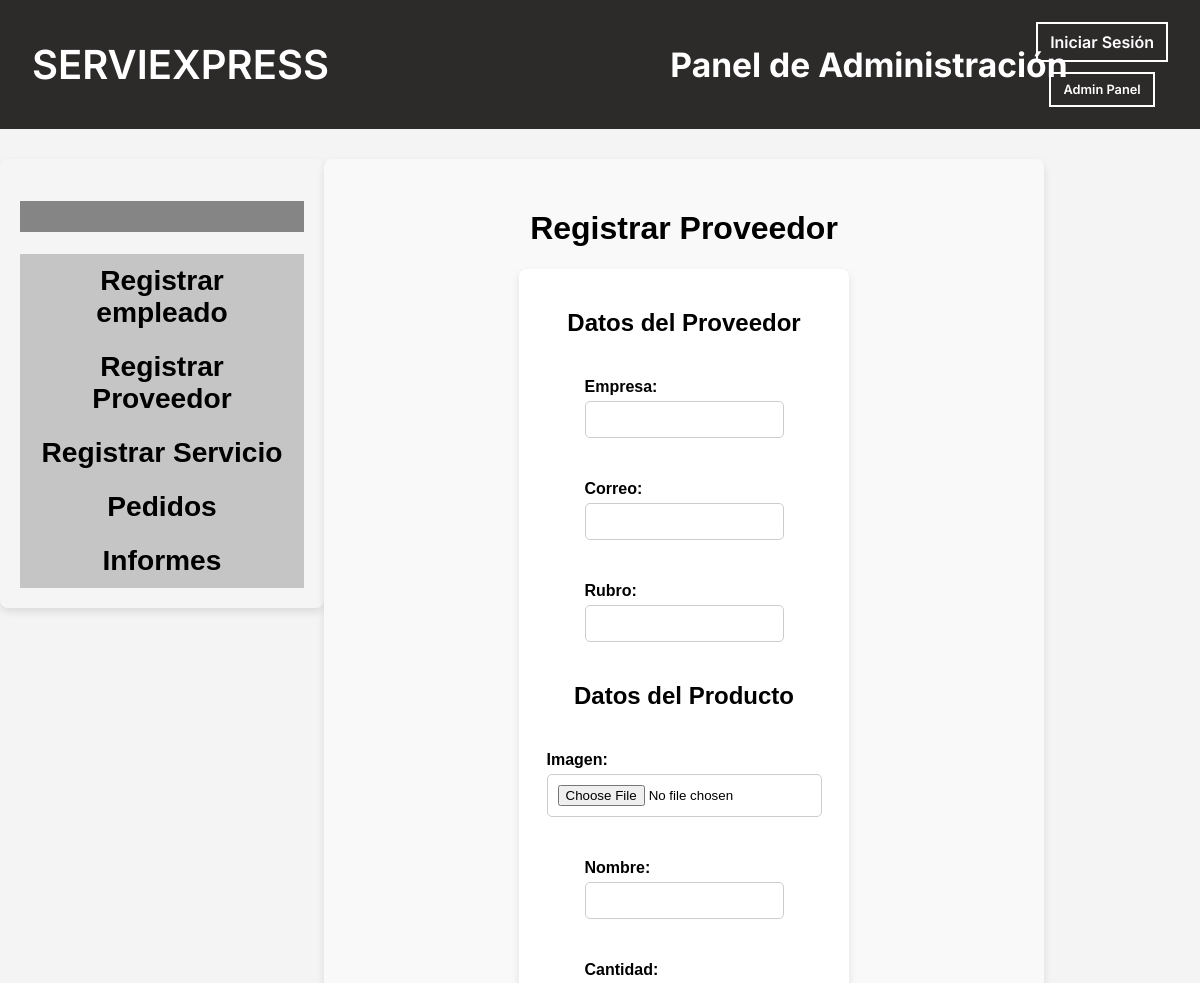
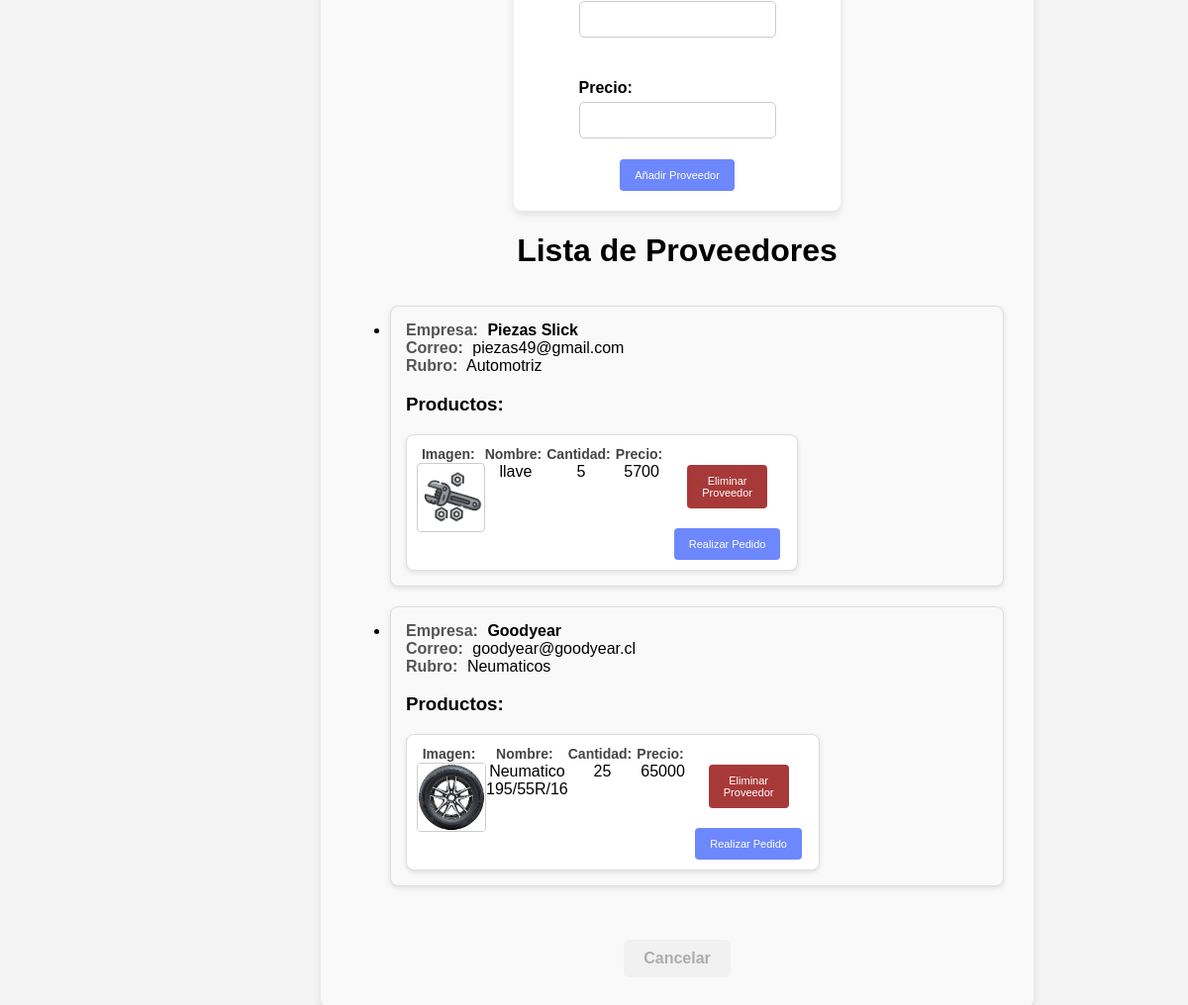
Screenshot of /proveedores/ with the database file from the repository (2 pictures, top to bottom).
### coreapp/models.py (models this page shows, shortened)
class Proveedor(models.Model):
    empresa = models.CharField(max_length=100)
    correo = models.EmailField()
    rubro = models.CharField(max_length=100)

class Producto(models.Model):
    proveedor = models.ForeignKey(Proveedor, on_delete=models.CASCADE, related_name='productos')
    imagen = models.ImageField(upload_to='productos/', null=True, blank=True)
    nombre = models.CharField(max_length=100)
    cantidad = models.PositiveIntegerField()
    precio = models.DecimalField(max_digits=10, decimal_places=2, null=True, blank=True)

### coreapp/views.py (the view)
# urls.py: path('proveedores/', views.registro_proveedor, name='registro_proveedor'),
def registro_proveedor(request):
    if request.method == 'POST':
        proveedor_form = ProveedorForm(request.POST)
        producto_form = ProductoForm(request.POST, request.FILES)
        if proveedor_form.is_valid() and producto_form.is_valid():
            proveedor = proveedor_form.save()
            producto = producto_form.save(commit=False)
            producto.proveedor = proveedor
            producto.save()
            return redirect('registro_proveedor')
    else:
        proveedor_form = ProveedorForm()
        producto_form = ProductoForm()
    proveedores = Proveedor.objects.prefetch_related('productos').all()
    return render(request, 'coreapp/panel/registro-proveedor.html', {
        'proveedor_form': proveedor_form,
        'producto_form': producto_form,
        'proveedores': proveedores,
    })

### coreapp/forms.py
class ProveedorForm(forms.ModelForm):
    class Meta:
        model = Proveedor
        fields = ['empresa', 'correo', 'rubro']

class ProductoForm(forms.ModelForm):
    class Meta:
        model = Producto
        fields = ['imagen', 'nombre', 'cantidad', 'precio']

### coreapp/templates/coreapp/panel/registro-proveedor.html (shortened to what this page needs)
{% load static %}
<!DOCTYPE html>
<html lang="es">
<head>
    <link rel="stylesheet" href="{% static 'coreapp/css/styles.css' %}">
    <link rel="stylesheet" href="{% static 'coreapp/css/adminpanel.css' %}">
    <link rel="stylesheet" href="{% static 'coreapp/css/popup.css' %}">
    <link rel="stylesheet" href="{% static 'coreapp/css/proveedores.css' %}">
</head>
<body>
    <nav class="navbar">
        <div class="navbar-left">
            <a href="{% url 'home' %}" class="logo-link">
                <h1>SERVIEXPRESS</h1>
            </a>
            <div class="two-services">
                <h2>Panel de Administración</h2>
            </div>
        </div>
        <div class="navbar-right">
            {% if user.is_authenticated %}
                <span>Bienvenido, {{ user.nombre_completo }}</span>
                <a href="{% url 'logout' %}">
                    <button class="login-button">Cerrar Sesión</button>
                </a>
            {% else %}
                <a href="{% url 'login' %}">
                    <button class="login-button">Iniciar Sesión</button>
                </a>
                <a href="{% url 'adminlogin' %}">
                    <button class="admin-button">Admin Panel</button>
                </a>
            {% endif %}
        </div>
    </nav>
    <div class="main-container">
        <div class="services-container">
            <div class="name">
                <h2><span class="tittle">{{ user.username }}</span></h2>
            </div>
            <div class="recuadros">
                <a href="{% url 'registro_empleado' %}">
                    <button class="btn-panel">Registrar empleado</button>
                </a>
            </div>
            <div class="recuadros">
                <a href="{% url 'registro_proveedor' %}">
                    <button class="btn-panel">Registrar Proveedor</button>
                </a>
            </div>
            <div class="recuadros">
                <a href="{% url 'registro_servicio' %}">
                    <button class="btn-panel">Registrar Servicio</button>
                </a>
            </div>
            <div class="recuadros">
                <a href="{% url 'verpedidos' %}">
                    <button class="btn-panel">Pedidos</button>
                </a>
            </div>
            <div class="recuadros">
                <a href="{% url 'informes' %}">
                    <button class="btn-panel">Informes</button>
                </a>
            </div>
        </div>
        <div class="container2">
            <h1>Registrar Proveedor</h1>
    <form method="post" enctype="multipart/form-data" class="container">
        <h2>Datos del Proveedor</h2>
        {{ proveedor_form.as_p }}
        <h2>Datos del Producto</h2>
        {{ producto_form.as_p }}
        <button type="submit" class="btn-submit">Añadir Proveedor</button>
    </form>
    <h1>Lista de Proveedores</h1>
    <ul class="proveedores-lista">
        {% for proveedor in proveedores %}
            <li>
                <div class="campo">
                    <span class="campo-titulo">Empresa:</span>
                    <strong>{{ proveedor.empresa }}</strong>
                </div>
                <div class="campo">
                    <span class="campo-titulo">Correo:</span>
                    {{ proveedor.correo }}
                </div>
                <div class="campo">
                    <span class="campo-titulo">Rubro:</span>
                    {{ proveedor.rubro }}
                </div>
                <h3>Productos:</h3>
                <div class="productos-contenedor">
                    {% for producto in proveedor.productos.all %}
                        <div class="producto-item">
                            <div class="campo">
                                <span class="campo-titulo">Imagen:</span>
                                <img src="{{ producto.imagen.url }}" alt="{{ producto.nombre }}">
                            </div>
                            <div class="campo">
                                <span class="campo-titulo">Nombre:</span>
                                {{ producto.nombre }}
                            </div>
                            <div class="campo">
                                <span class="campo-titulo">Cantidad:</span>
                                {{ producto.cantidad }}
                            </div>
                            <div class="campo">
                                <span class="campo-titulo">Precio:</span>
                                {{ producto.precio|floatformat:0 }}
                            </div>
                            <div class="btn-two">
                                <form method="POST" action="{% url 'eliminar_proveedor' proveedor.id %}">
                                    <button type="submit" class="btn-eliminar">Eliminar Proveedor</button>
                                </form>
                                <a href="{% url 'realizar_pedido' proveedor.id %}">
                                    <button class="btn-pedido">Realizar Pedido</button>
                                </a>
                            </div>
                        </div>
                    {% endfor %}
                </div>
            </li>
        {% endfor %}
    </ul>
            <br>
            <button class="cancelar-button" onclick="window.history.back()">Cancelar</button>
        </div>
    </div>
</body>
</html>

### coreapp/static/coreapp/css/styles.css (style rules this page uses)
body { font-family: Arial, sans-serif; margin: 0; padding: 0; background-color: #f4f4f4; }
.navbar { display: flex; justify-content: space-between; align-items: center; background-color: #2D2A2A; color: white; padding: 1em 2em; font-family: 'Inter', sans-serif; flex-wrap: wrap; margin-bottom: 2.5%; }
.navbar-left { display: flex; align-items: center; }
.navbar-left h1 { margin: 0; font-size: 2.5em; font-weight: 600; transition: text-shadow 0.3s ease; margin-right: 20px; }
.two-services { display: flex; gap: 55px; margin-left: 85px; }
.navbar-right { display: flex; flex-direction: column; align-items: center; }
.login-button, .admin-button { background-color: transparent; color: white; border: 2px solid white; padding: 8px 12px; margin: 5px 0; cursor: pointer; font-size: 1em; font-weight: 600; font-family: 'Inter', sans-serif; text-align: center; }
.admin-button { font-size: 0.8em; }
.logo-link { text-decoration: none; color: white; }
* { box-sizing:border-box }

### coreapp/static/coreapp/css/adminpanel.css (style rules this page uses)
.services-container { max-width: 100%; background-color: #D9D9D9; border-radius: 8px; box-shadow: 0px 4px 8px rgba(0, 0, 0, 0.1); margin-bottom: 5%; text-align: center; margin: 0; display: inline-block; flex-wrap: wrap; justify-content: center; gap: 0; max-height: 100%; }
.two-services { margin-left: 45%; max-width: 100%; white-space: nowrap; font-size: 1.4em; }
.recuadros { background-color: #C5C5C5; text-align: center; font-size: 1.1em; margin: 0; padding: 10px; flex: 1 1 calc(33% - 10px); box-sizing: border-box; }
.name { text-align: center; background-color: #858585; font-size: 1.1em; }
.tittle { display: inline-block; max-width: 100%; margin-top: 0; margin: 0; padding: 10px; }
.btn-panel { border: none; background: none; font-size: 1.6em; color: #000000; font-weight: bold; }

### coreapp/static/coreapp/css/popup.css (style rules this page uses)
.main-container { display: flex; justify-content: flex-start; align-items: flex-start; margin-top: 20px; }
.services-container { width: 27%; padding: 20px; background-color: #f5f5f5; }
.container { display: flex; justify-content: center; align-items: center; flex-direction: column; flex-grow: 1; background-color: #f9f9f9; border-radius: 8px; box-shadow: 0px 4px 8px rgba(0, 0, 0, 0.1); padding: 30px; min-width: 200px; max-width: 60%; }
.container h2 { text-align: center; margin-bottom: 20px; font-size: 24px; }
.container label { display: block; margin-top: 10px; font-weight: bold; }
.container input { width: 100%; padding: 10px; margin-top: 5px; margin-bottom: 15px; border: 1px solid #ccc; border-radius: 5px; box-sizing: border-box; }
.cancelar-button { padding: 10px 20px; font-size: 1em; font-weight: bold; color: #adadad; border: none; border-radius: 5px; cursor: pointer; transition: background-color 0.3s ease; background-color: #f1f1f1; }

### rows the page displays
Proveedor: empresa "Piezas Slick", correo "piezas49@gmail.com", rubro "Automotriz"
Producto: imagen (picture), nombre "llave", cantidad "5", precio "5700"
Proveedor: empresa "Goodyear", correo "goodyear@goodyear.cl", rubro "Neumaticos"
Producto: imagen (picture), nombre "Neumatico 195/55R/16", cantidad "25", precio "65000"
